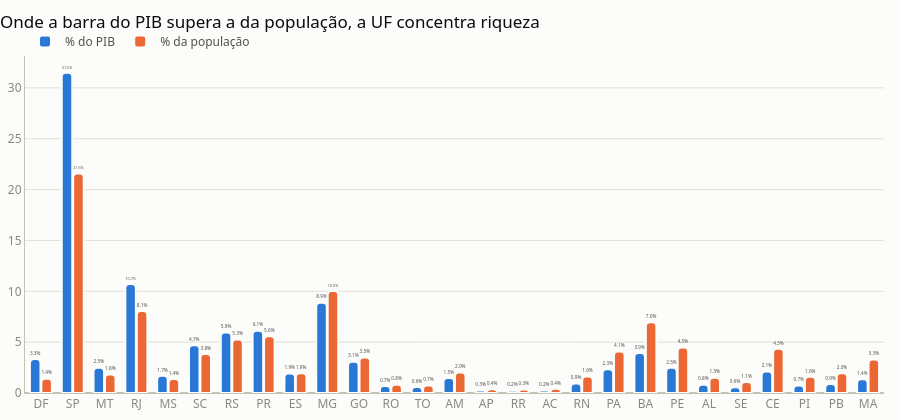

Notebook code cell kept with this figure:
### Markdown cell above
## Riqueza x população por UF

### Code cell
desc = an_pib.descolamento_pib_populacao(painel_uf)
display(desc)
charts.barras_agrupadas_comparacao(
    desc, categoria="uf_sigla",
    series={"part_pib_brasil": "% do PIB", "part_pop_brasil": "% da população"},
    titulo="Onde a barra do PIB supera a da população, a UF concentra riqueza")

### Figure 1 — Plotly figure (JSON) as saved in the notebook; plotly's stock layout.template omitted (floating-point values rounded to 4 significant figures)
{"data": [{"cliponaxis": false, "hovertemplate": "<b>%{x}</b><br>% do PIB: %{y:.1f}%<extra></extra>", "marker": {"color": "#2a78d6", "cornerradius": 4, "line": {"color": "#fcfcfb", "width": 2}}, "name": "% do PIB", "text": ["3.3%", "31.5%", "2.5%", "10.7%", "1.7%", "4.7%", "5.9%", "6.1%", "1.9%", "8.9%", "3.1%", "0.7%", "0.6%", "1.5%", "0.3%", "0.2%", "0.2%", "0.9%", "2.3%", "3.9%", "2.5%", "0.8%", "0.6%", "2.1%", "0.7%", "0.9%", "1.4%"], "textfont": {"color": "#52514e", "size": 11}, "textposition": "outside", "type": "bar", "x": ["DF", "SP", "MT", "RJ", "MS", "SC", "RS", "PR", "ES", "MG", "GO", "RO", "TO", "AM", "AP", "RR", "AC", "RN", "PA", "BA", "PE", "AL", "SE", "CE", "PI", "PB", "MA"], "y": [3.341, 31.48, 2.495, 10.72, 1.685, 4.691, 5.941, 6.131, 1.917, 8.882, 3.077, 0.6987, 0.5877, 1.478, 0.256, 0.2296, 0.2402, 0.9297, 2.326, 3.938, 2.472, 0.8196, 0.5557, 2.122, 0.7394, 0.886, 1.364]}, {"cliponaxis": false, "hovertemplate": "<b>%{x}</b><br>% da população: %{y:.1f}%<extra></extra>", "marker": {"color": "#eb6834", "cornerradius": 4, "line": {"color": "#fcfcfb", "width": 2}}, "name": "% da população", "text": ["1.4%", "21.6%", "1.8%", "8.1%", "1.4%", "3.8%", "5.3%", "5.6%", "1.9%", "10.0%", "3.5%", "0.8%", "0.7%", "2.0%", "0.4%", "0.3%", "0.4%", "1.6%", "4.1%", "7.0%", "4.5%", "1.5%", "1.1%", "4.3%", "1.6%", "2.0%", "3.3%"], "textfont": {"color": "#52514e", "size": 11}, "textposition": "outside", "type": "bar", "x": ["DF", "SP", "MT", "RJ", "MS", "SC", "RS", "PR", "ES", "MG", "GO", "RO", "TO", "AM", "AP", "RR", "AC", "RN", "PA", "BA", "PE", "AL", "SE", "CE", "PI", "PB", "MA"], "y": [1.404, 21.59, 1.824, 8.07, 1.37, 3.836, 5.263, 5.571, 1.934, 10.02, 3.478, 0.8209, 0.7435, 2.025, 0.3779, 0.3462, 0.4144, 1.619, 4.082, 6.968, 4.48, 1.509, 1.077, 4.343, 1.586, 1.951, 3.288]}], "layout": {"bargap": 0.28, "bargroupgap": 0.08, "barmode": "group", "colorway": ["#2a78d6", "#eb6834", "#1baf7a", "#eda100", "#e87ba4", "#008300", "#4a3aa7", "#e34948"], "font": {"color": "#52514e", "family": "system-ui, -apple-system, \"Segoe UI\", sans-serif", "size": 13}, "height": 420, "hoverlabel": {"bordercolor": "#c3c2b7", "font": {"family": "system-ui, -apple-system, \"Segoe UI\", sans-serif", "size": 12}}, "legend": {"bgcolor": "rgba(0,0,0,0)", "font": {"color": "#52514e", "size": 12}, "orientation": "h", "x": 0, "y": 1, "yanchor": "bottom"}, "margin": {"b": 8, "l": 8, "r": 16, "t": 56}, "paper_bgcolor": "#fcfcfb", "plot_bgcolor": "#fcfcfb", "title": {"font": {"color": "#0b0b0b", "family": "system-ui, -apple-system, \"Segoe UI\", sans-serif", "size": 17}, "text": "Onde a barra do PIB supera a da população, a UF concentra riqueza", "x": 0, "xanchor": "left"}, "xaxis": {"automargin": true, "gridcolor": "#e1e0d9", "linecolor": "#c3c2b7", "showgrid": false, "tickfont": {"color": "#898781", "size": 12}, "zerolinecolor": "#c3c2b7"}, "yaxis": {"automargin": true, "gridcolor": "#e1e0d9", "linecolor": "#c3c2b7", "tickfont": {"color": "#898781", "size": 12}, "zerolinecolor": "#c3c2b7"}}}
